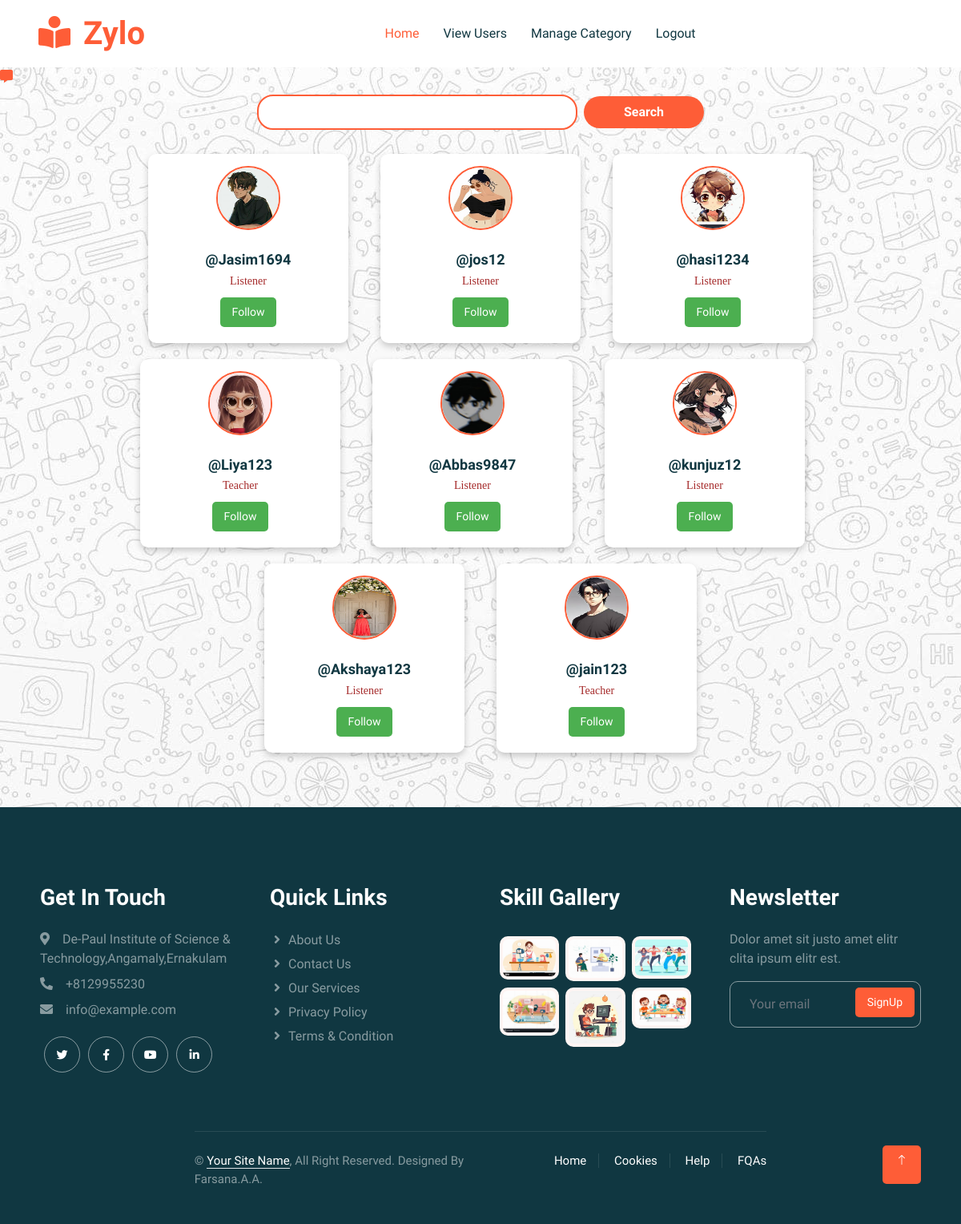
The page /view_profiles (signed in) on the database as committed earlier.
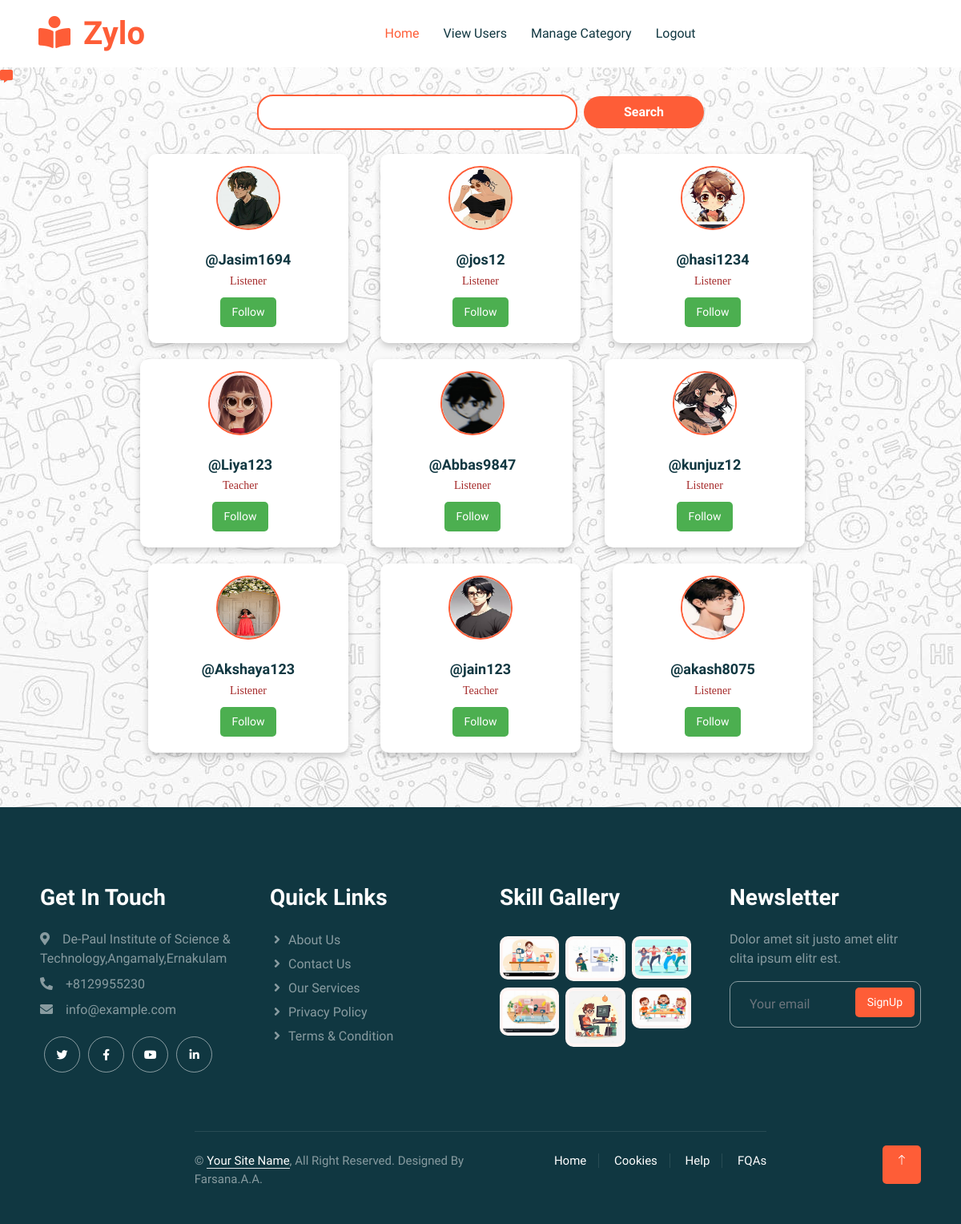
The same page on the database as committed later.
### userapp/models.py (models this page shows)
class Register(AbstractUser):
    usertype = models.CharField(max_length=50,default="admin")
    contact = models.IntegerField(null=True)
    image = models.ImageField(upload_to='uploads/',null=True)
    bio = models.TextField(max_length=500,null=True)
    interests = models.TextField(max_length=100,null=True)
    skills = models.TextField(max_length=100,null=True)
    proof_document = models.FileField(upload_to='proof_videos/', null=True, blank=True)  # Accepts videos)
    is_listener = models.BooleanField(default=False)
    is_teacher = models.BooleanField(default=False)
    gender = models.CharField(max_length=50,null=True)
    full_name = models.CharField(max_length=100, null=True)
    is_approved = models.BooleanField(default=True)
    followers = models.ManyToManyField("self", symmetrical=False, related_name="following", blank=True)

### userapp/views.py (the view, shortened to what this page needs)
# urls.py: path('view_profiles',views.view_profiles,name="view_profiles"),
def view_profiles(request):
    current_user = request.user
    query = request.GET.get('q', '')
    users = Register.objects.exclude(id=current_user.id).exclude(is_superuser=True)
    for user in users:
        user.is_following = Message.objects.filter(follower=current_user, followee=user, is_following=True).exists()
    return render(request, 'view_profiles.html', {'users': users, 'query': query})

### userapp/templates/view_profiles.html (shortened to what this page needs)
{% load static %}
{% include 'header.html' %}
<link rel="stylesheet" href="{% static 'css/profiles.css' %}">
<link rel="stylesheet" href="{% static 'css/chatlist.css' %}">
<div class="message-icon-container">
    <a href="{% url 'chat_list' %}" class="message-icon">
        <i class="fas fa-comment-alt"></i>
    </a>
</div>
<form method="GET" action="{% url 'view_profiles' %}" class="search-form">
    <div class="search-container">
    <input type="text" name="q" placeholder="" value="{{ request.GET.q }}" class="search-input">
    <button type="submit" class="search-button">Search</button>
    </div>
    </form>
<div class="container">
    {% for user in users %}
    <a href="{% url 'followeprofile_view' user.id %}" class="profile-card-link">
        <div class="profile-card">
            {% if user.image %}
                <img class="rounded-circle profile-img mb-3" src="{{ user.image.url }}" alt="User Profile Picture">
            {% else %}
                <img class="rounded-circle profile-img mb-3" src="{% static 'img/u1.jpeg' %}" alt="User Profile Picture">
            {% endif %}
            <h3>@{{ user.username }}</h3>
            {% if user.is_listener %}
                <p> Listener</p>
            {% endif %}
            {% if user.is_teacher %}
                <p>Teacher</p>
            {% endif %}
        </a>
        {% if user.is_following %}
            <p>Following</p>
            <a href="{% url 'message_user' user.id %}"><button class="btn message-btn">Message</button></a>
            <form method="post" action="{% url 'follow' user.id %}">
                {% csrf_token %}
                <button type="submit" class="btn unfollow-btn">Unfollow</button>
            </form>
        {% else %}
            <form method="post" action="{% url 'follow' user.id %}">
                <button type="submit" class="btn follow-btn">Follow</button>
            </form>
        {% endif %}
    </div>
{% empty %}
    <p>No users found.</p>
{% endfor %}
{% include 'footer.html' %}

### userapp/templates/header.html (shortened to what this page needs)
{% load static %}
<!DOCTYPE html>
<html lang="en">
<head>
    <link href="https://cdnjs.cloudflare.com/ajax/libs/font-awesome/5.10.0/css/all.min.css" rel="stylesheet">
    <link href="https://cdn.jsdelivr.net/npm/bootstrap-icons@1.4.1/font/bootstrap-icons.css" rel="stylesheet">
    <link href="{%static 'lib/animate/animate.min.css' %}" rel="stylesheet">
    <link href="{%static 'lib/owlcarousel/assets/owl.carousel.min.css' %}" rel="stylesheet">
    <link href="{% static 'css/bootstrap.min.css' %}" rel="stylesheet">
    <link href="{%static 'css/style.css' %}" rel="stylesheet">
</head>
<body>
    <div class="container-xxl bg-white p-0">
        <nav class="navbar navbar-expand-lg bg-white navbar-light sticky-top px-4 px-lg-5 py-lg-0">
            <a href="index.html" class="navbar-brand">
                <h1 class="m-0 text-primary"><i class="fa fa-book-reader me-3"></i>Zylo</h1>
            </a>
            <div class="collapse navbar-collapse" id="navbarCollapse">
                {% if request.session.ut == 'user' %}
                <div class="navbar-nav mx-auto">
                    <a href="/" class="nav-item nav-link">Home</a>
                    <a href="/view_profiles" class="nav-item nav-link">Hub</a>
                    <a href="/category_list" class="nav-item nav-link"> Skills</a>
                    <a href="/profile" class="nav-item nav-link"> View Profile</a>
                    <!-- <a href="/classes" class="nav-item nav-link">Skills</a>
                    <a href="/facility" class="nav-item nav-link">Faculities</a> -->
                    <a href="/contact" class="nav-item nav-link">Contact Us</a>
                    <a href="/user_logout" class="nav-item nav-link">Logout</a>
                </div>
            </div>
            {% elif request.session.ut == 'admin' %}
            <div class="navbar-nav mx-auto">
                <a href="/" class="nav-item nav-link active">Home</a>
                <a href="/view_profile" class="nav-item nav-link">View Users</a>
                <a href="/add_category" class="nav-item nav-link">Manage Category</a>
                <a href="/user_logout" class="nav-item nav-link">Logout</a>
            </div>
            {% endif %}
        </nav>

### userapp/templates/footer.html (shortened to what this page needs)
{% load static %}
<div class="container-fluid bg-dark text-white-50 footer pt-5 mt-5 wow fadeIn" data-wow-delay="0.1s">
    <div class="container py-5">
        <div class="row g-5">
            <div class="col-lg-3 col-md-6">
                <h3 class="text-white mb-4">Get In Touch</h3>
                <p class="mb-2"><i class="fa fa-map-marker-alt me-3"></i>De-Paul Institute of Science & Technology,Angamaly,Ernakulam</p>
                <p class="mb-2"><i class="fa fa-phone-alt me-3"></i>+8129955230</p>
                <p class="mb-2"><i class="fa fa-envelope me-3"></i>info@example.com</p>
                <div class="d-flex pt-2">
                    <a class="btn btn-outline-light btn-social" href=""><i class="fab fa-twitter"></i></a>
                    <a class="btn btn-outline-light btn-social" href=""><i class="fab fa-facebook-f"></i></a>
                    <a class="btn btn-outline-light btn-social" href=""><i class="fab fa-youtube"></i></a>
                    <a class="btn btn-outline-light btn-social" href=""><i class="fab fa-linkedin-in"></i></a>
                </div>
            </div>
            <div class="col-lg-3 col-md-6">
                <h3 class="text-white mb-4">Quick Links</h3>
                <a class="btn btn-link text-white-50" href="">About Us</a>
                <a class="btn btn-link text-white-50" href="">Contact Us</a>
                <a class="btn btn-link text-white-50" href="">Our Services</a>
                <a class="btn btn-link text-white-50" href="">Privacy Policy</a>
                <a class="btn btn-link text-white-50" href="">Terms & Condition</a>
            </div>
            <div class="col-lg-3 col-md-6">
                <h3 class="text-white mb-4">Skill Gallery</h3>
                <div class="row g-2 pt-2">
                    <div class="col-4">
                        <img class="img-fluid rounded bg-light p-1" src="{% static 'img/s11.jpg' %}" alt="">
                    </div>
                    <div class="col-4">
                        <img class="img-fluid rounded bg-light p-1" src="{%static 'img/s22.jpg' %}" alt="">
                    </div>
                    <div class="col-4">
                        <img class="img-fluid rounded bg-light p-1" src="{% static 'img/s31.jpg' %}" alt="">
                    </div>
                    <div class="col-4">
                        <img class="img-fluid rounded bg-light p-1" src="{%static 'img/s4.jpg' %}" alt="">
                    </div>
                    <div class="col-4">
                        <img class="img-fluid rounded bg-light p-1" src="{%static 'img/s5.jpg' %}" alt="">
                    </div>
                    <div class="col-4">
                        <img class="img-fluid rounded bg-light p-1" src="{%static 'img/s61.jpg' %}" alt="">
                    </div>
                </div>
            </div>
            <div class="col-lg-3 col-md-6">
                <h3 class="text-white mb-4">Newsletter</h3>
                <p>Dolor amet sit justo amet elitr clita ipsum elitr est.</p>
                <div class="position-relative mx-auto" style="max-width: 400px;">
                    <input class="form-control bg-transparent w-100 py-3 ps-4 pe-5" type="text" placeholder="Your email">
                    <button type="button" class="btn btn-primary py-2 position-absolute top-0 end-0 mt-2 me-2">SignUp</button>
                </div>
            </div>
        </div>
    </div>
    <div class="container">
        <div class="copyright">
            <div class="row">
                <div class="col-md-6 text-center text-md-start mb-3 mb-md-0">
                    &copy; <a class="border-bottom" href="#">Your Site Name</a>, All Right Reserved.
                    Designed By Farsana.A.A.
                </div>
                <div class="col-md-6 text-center text-md-end">
                    <div class="footer-menu">
                        <a href="">Home</a>
                        <a href="">Cookies</a>
                        <a href="">Help</a>
                        <a href="">FQAs</a>
                    </div>
                </div>
            </div>
        </div>
    </div>
</div>
<a href="#" class="btn btn-lg btn-primary btn-lg-square back-to-top"><i class="bi bi-arrow-up"></i></a>
</body>
</html>

### userapp/static/css/style.css (style rules this page uses)
:root { --primary: #FE5D37; --light: #FFF5F3; --dark: #103741; }
.back-to-top { position: fixed; display: none; right: 45px; bottom: 45px; z-index: 99; }
.btn { font-weight: 500; transition: .5s; }
.btn.btn-primary { color: #FFFFFF; }
.btn-lg-square { width: 48px; height: 48px; }
.btn-square, .btn-sm-square, .btn-lg-square { padding: 0; display: flex; align-items: center; justify-content: center; font-weight: normal; border-radius: 50px; }
h1, h2, h3, h4, .h1, .h2, .h3, .h4, .display-1, .display-2, .display-3, .display-4, .display-5, .display-6 { font-family: 'Lobster Two', cursive; font-weight: 700; }
.navbar .navbar-nav .nav-link { padding: 30px 15px; color: var(--dark); font-weight: 500; outline: none; }
.navbar .navbar-nav .nav-link:hover, .navbar .navbar-nav .nav-link.active { color: var(--primary); }
.navbar.sticky-top { top: -100px; transition: .5s; }
.footer .btn.btn-social { margin-right: 5px; width: 45px; height: 45px; display: flex; align-items: center; justify-content: center; color: #FFFFFF; border: 1px solid rgba(255,255,255,0.5); border-radius: 45px; transition: .3s; }
.footer .btn.btn-link { display: block; margin-bottom: 5px; padding: 0; text-align: left; font-size: 16px; font-weight: normal; text-transform: capitalize; transition: .3s; }
.footer .btn.btn-link::before { position: relative; content: "\f105"; font-family: "Font Awesome 5 Free"; font-weight: 900; margin-right: 10px; }
.footer .form-control { border-color: rgba(255,255,255,0.5); }
.footer .copyright { padding: 25px 0; font-size: 15px; border-top: 1px solid rgba(256, 256, 256, .1); }
.footer .copyright a { color: #FFFFFF; }
.footer .footer-menu a { margin-right: 15px; padding-right: 15px; border-right: 1px solid rgba(255, 255, 255, .1); }
.footer .footer-menu a:last-child { margin-right: 0; padding-right: 0; border-right: none; }

### userapp/static/css/profiles.css (style rules this page uses)
.container-xxl { background-image:url("../img/e3.jpg");; }
.container { display: flex; flex-wrap: wrap; gap: 20px; justify-content: center; padding: 20px; }
.profile-card { width: 250px; padding: 15px; border-radius: 10px; background: #fff; box-shadow: 0 4px 8px rgba(0,0,0,0.2); text-align: center; transition: transform 0.3s ease, box-shadow 0.3s ease; }
.profile-card img { width: 80px; height: 80px; border-radius: 50%; border: 2px solid #fe5d37; }
.profile-card h3 { margin: 10px 0 5px; font-size: 18px; }
.profile-card p { color: brown; font-size: 14px; margin: 5px 0; font-family: Georgia, 'Times New Roman', Times, serif; }
.btn { display: inline-block; padding: 8px 15px; margin: 5px; font-size: 14px; color: white; border: none; cursor: pointer; border-radius: 5px; transition: 0.3s; }
.follow-btn { background-color: #4CAF50; }
.search-container { display: flex; align-items: center; justify-content: center; margin: 10px 0; }
.search-container input { width: 400px; padding: 8px 12px; border: 2px solid #fe5d37; border-radius: 20px; outline: none; font-size: 16px; transition: 0.3s; }
.search-container button { padding: 8px 50px; margin-left: 8px; border: none; background-color: #fe5d37; color: white; font-size: 16px; font-weight: bold; cursor: pointer; border-radius: 20px; transition: 0.3s; }

Rows that differ between the two databases and show on the page:
added Register: image (picture), username "akash8075", is_listener "Listener", shows "Follow"
